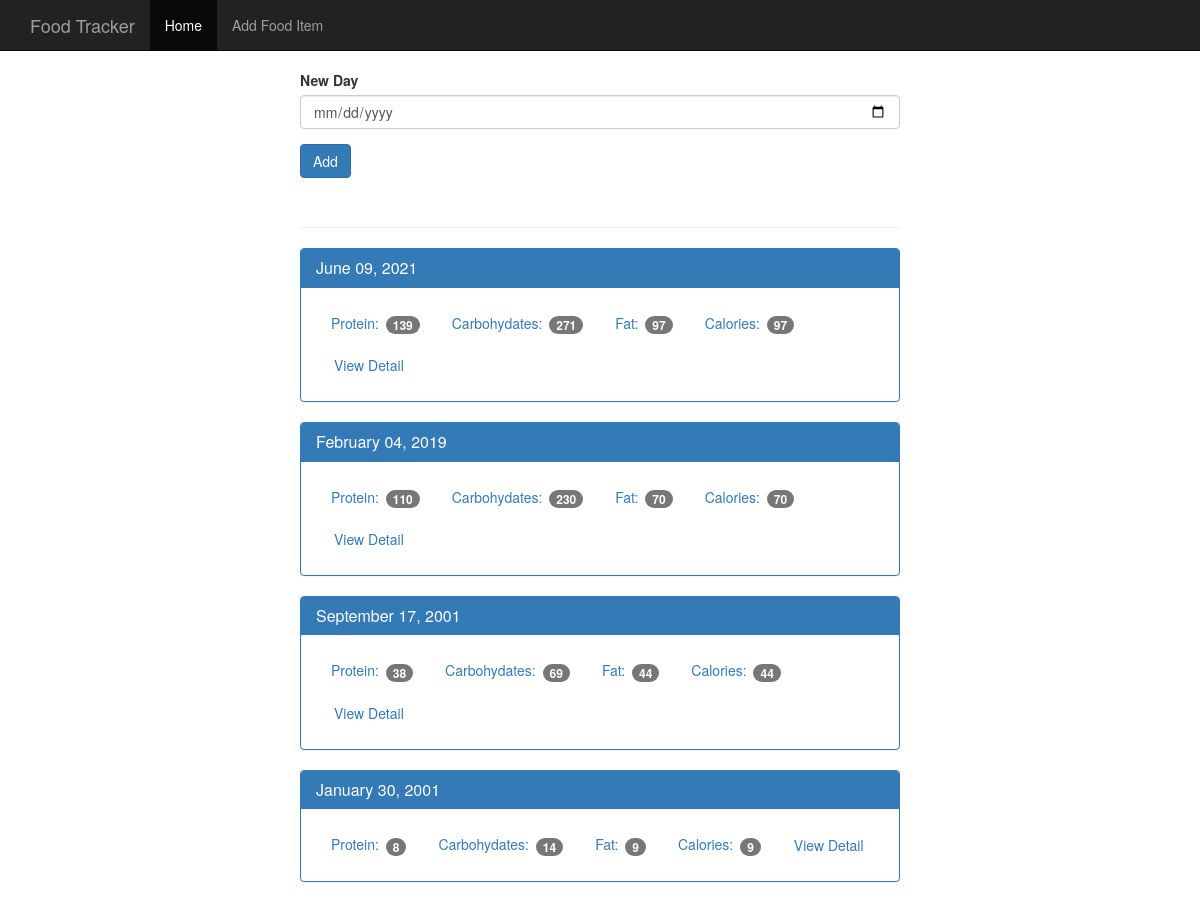
The page / on the database its author committed.
### tables this page shows
CREATE TABLE log_date (
    id integer primary key autoincrement,
    entry_date date not null
);

### app.py (the view)
@app.route('/', methods=['POST', 'GET'])
def index():
    db = get_db()
    if request.method == 'POST':
        date = request.form['date'] # assume YYYY-MM-DD format
        dt = datetime.strptime(date, '%Y-%m-%d')
        database_date = datetime.strftime(dt, '%Y%m%d')
        db.execute('insert into log_date (entry_date) values (?)', [database_date])
        db.commit()
    cur = db.execute('''select log_date.entry_date, sum(food.protein) as protein, sum(food.carbohydrates) as carbohydrates, sum(food.fat) as fat, sum(food.calories)
    as calories from log_date join food_date on food_date.log_date_id = log_date.id join food on food.id = food_date.food_id
    group by log_date.id order by log_date.entry_date desc''')
    results = cur.fetchall()
    date_results = []
    for i in results:
        single_date = {}
        single_date['entry_date'] = i['entry_date']
        single_date['protein'] = i['protein']
        single_date['carbohydrates'] = i['carbohydrates']
        single_date['fat'] = i['fat']
        single_date['calories'] = i['calories']
        d = datetime.strptime(str(i['entry_date']), '%Y%m%d')
        single_date['pretty_date'] = datetime.strftime(d, '%B %d, %Y')
        date_results.append(single_date)
    return render_template('home.html', results=date_results)

### database.py (called while the page is built)
def connect_db():
    sql = sqlite3.connect('food_log.db')
    sql.row_factory = sqlite3.Row
    return sql

def get_db():
    if not hasattr(g, 'sqlite3_db'):
        g.sqlite_db = connect_db()
    return g.sqlite_db

### templates/home.html
{% extends "base.html" %}
{% block body %}
<nav class="navbar navbar-inverse navbar-fixed-top">
  <div class="container">
    <div class="navbar-header">
      <a class="navbar-brand" href="{{ url_for('index') }}">Food Tracker</a>
    </div>
    <div id="navbar" class="navbar-collapse collapse">
      <ul class="nav navbar-nav">
        <li class="active"><a href="{{ url_for('index') }}">Home</a></li>
        <li><a href="{{ url_for('food') }}">Add Food Item</a></li>
      </ul>
    </div>
  </div>
</nav>
<div class="container theme-showcase col-sm-6 col-sm-offset-3" role="main">
  <div class="row">
    <div>
      <form method="POST" action="/">
        <div class="form-group">
          <label for="new-day">New Day</label>
          <input type="date" class="form-control" name="date" id="new-day">
        </div>
        <button type="submit" class="btn btn-primary">Add</button>
      </form>
      <div class="page-header"></div>
      {%for r in results %}
      <div class="panel panel-primary">
        <div class="panel-heading">
          <h3 class="panel-title">{{ r.pretty_date }}</h3>
        </div>
        <div class="panel-body">
          <ul class="nav nav-pills" role="tablist">
            <li><a>Protein: <span class="badge">{{ r.protein }}</span></a></li>
            <li><a>Carbohydates: <span class="badge">{{ r.carbohydrates }}</span></a></li>
            <li><a>Fat: <span class="badge">{{ r.fat }}</span></a></li>
            <li><a>Calories: <span class="badge">{{ r.fat }}</span></a></li>
            <li><a href="{{ url_for('view', date=r.entry_date) }}" type="button" class="btn btn-link">View Detail</a></li>
          </ul>
        </div>
      </div>
      {% endfor %}
    </div>
  </div>
</div>
{% endblock %}

### static/theme.css (style rules this page uses)
body { padding-top: 70px; padding-bottom: 30px; }

### rows shown on the page
log_date: pretty_date "June 09, 2021", protein "139", carbohydrates "271", fat "97"
log_date: pretty_date "February 04, 2019", protein "110", carbohydrates "230", fat "70"
log_date: pretty_date "September 17, 2001", protein "38", carbohydrates "69", fat "44"
log_date: pretty_date "January 30, 2001", protein "8", carbohydrates "14", fat "9"
